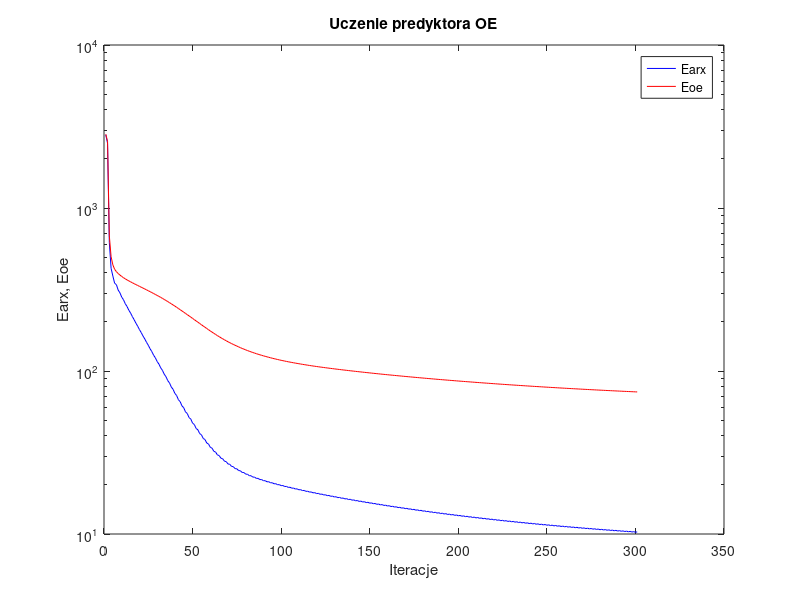
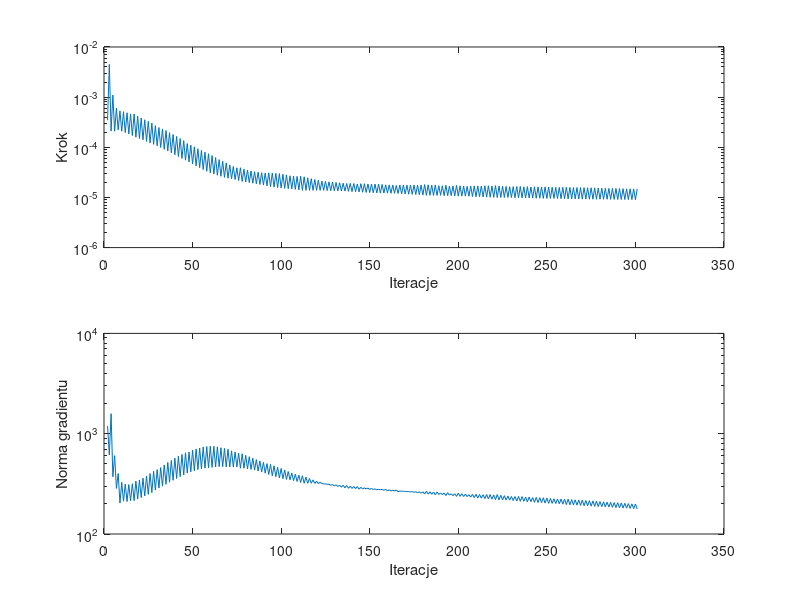

Reproduce these figures in MATLAB, in order.
%uczenie predyktora oe
clear all;
n=0; farx(n+1)=2.811833e+003; foe(n+1)=2.836847e+003; wspucz(n+1)=0.000000e+000; ng(n+1)=0.000000e+000;
n=1; farx(n+1)=2.497986e+003; foe(n+1)=2.564482e+003; krok(n+1)=3.473499e-004; ng(n+1)=1.191505e+003;
n=2; farx(n+1)=6.140020e+002; foe(n+1)=6.752933e+002; krok(n+1)=4.494346e-003; ng(n+1)=6.139671e+002;
n=3; farx(n+1)=4.267801e+002; foe(n+1)=5.025709e+002; krok(n+1)=2.108238e-004; ng(n+1)=1.584186e+003;
n=4; farx(n+1)=3.824513e+002; foe(n+1)=4.477451e+002; krok(n+1)=1.099965e-003; ng(n+1)=3.718424e+002;
n=5; farx(n+1)=3.455226e+002; foe(n+1)=4.207949e+002; krok(n+1)=2.093566e-004; ng(n+1)=6.035233e+002;
n=6; farx(n+1)=3.385330e+002; foe(n+1)=4.069342e+002; krok(n+1)=6.052069e-004; ng(n+1)=2.849600e+002;
n=7; farx(n+1)=3.137117e+002; foe(n+1)=3.963224e+002; krok(n+1)=2.224690e-004; ng(n+1)=4.009504e+002;
n=8; farx(n+1)=3.016830e+002; foe(n+1)=3.876567e+002; krok(n+1)=5.324041e-004; ng(n+1)=2.034642e+002;
n=9; farx(n+1)=2.839018e+002; foe(n+1)=3.802254e+002; krok(n+1)=2.087853e-004; ng(n+1)=3.276201e+002;
n=10; farx(n+1)=2.736930e+002; foe(n+1)=3.735959e+002; krok(n+1)=5.126539e-004; ng(n+1)=2.125905e+002;
n=11; farx(n+1)=2.587564e+002; foe(n+1)=3.676602e+002; krok(n+1)=1.963632e-004; ng(n+1)=3.146811e+002;
n=12; farx(n+1)=2.487396e+002; foe(n+1)=3.622083e+002; krok(n+1)=4.884852e-004; ng(n+1)=2.107680e+002;
n=13; farx(n+1)=2.361109e+002; foe(n+1)=3.571683e+002; krok(n+1)=1.845902e-004; ng(n+1)=3.108478e+002;
n=14; farx(n+1)=2.267936e+002; foe(n+1)=3.524228e+002; krok(n+1)=4.616173e-004; ng(n+1)=2.144626e+002;
n=15; farx(n+1)=2.158794e+002; foe(n+1)=3.479014e+002; krok(n+1)=1.711903e-004; ng(n+1)=3.171990e+002;
n=16; farx(n+1)=2.065102e+002; foe(n+1)=3.433737e+002; krok(n+1)=4.616173e-004; ng(n+1)=2.154588e+002;
n=17; farx(n+1)=1.966629e+002; foe(n+1)=3.390009e+002; krok(n+1)=1.592395e-004; ng(n+1)=3.373161e+002;
n=18; farx(n+1)=1.883940e+002; foe(n+1)=3.347969e+002; krok(n+1)=4.167959e-004; ng(n+1)=2.232875e+002;
n=19; farx(n+1)=1.795921e+002; foe(n+1)=3.306963e+002; krok(n+1)=1.500405e-004; ng(n+1)=3.458419e+002;
n=20; farx(n+1)=1.721339e+002; foe(n+1)=3.266318e+002; krok(n+1)=3.831728e-004; ng(n+1)=2.309426e+002;
n=21; farx(n+1)=1.641106e+002; foe(n+1)=3.226553e+002; krok(n+1)=1.408798e-004; ng(n+1)=3.599235e+002;
n=22; farx(n+1)=1.573954e+002; foe(n+1)=3.186728e+002; krok(n+1)=3.539254e-004; ng(n+1)=2.397265e+002;
n=23; farx(n+1)=1.499911e+002; foe(n+1)=3.147183e+002; krok(n+1)=1.312842e-004; ng(n+1)=3.790662e+002;
n=24; farx(n+1)=1.438924e+002; foe(n+1)=3.107407e+002; krok(n+1)=3.293253e-004; ng(n+1)=2.483899e+002;
n=25; farx(n+1)=1.370105e+002; foe(n+1)=3.067631e+002; krok(n+1)=1.218919e-004; ng(n+1)=4.009010e+002;
n=26; farx(n+1)=1.315051e+002; foe(n+1)=3.027517e+002; krok(n+1)=3.046485e-004; ng(n+1)=2.583004e+002;
n=27; farx(n+1)=1.250452e+002; foe(n+1)=2.987607e+002; krok(n+1)=1.144049e-004; ng(n+1)=4.222437e+002;
n=28; farx(n+1)=1.203837e+002; foe(n+1)=2.948259e+002; krok(n+1)=2.695564e-004; ng(n+1)=2.742076e+002;
n=29; farx(n+1)=1.143838e+002; foe(n+1)=2.908887e+002; krok(n+1)=1.070782e-004; ng(n+1)=4.381421e+002;
n=30; farx(n+1)=1.102316e+002; foe(n+1)=2.869033e+002; krok(n+1)=2.478682e-004; ng(n+1)=2.873077e+002;
n=31; farx(n+1)=1.046245e+002; foe(n+1)=2.829516e+002; krok(n+1)=9.926586e-005; ng(n+1)=4.598488e+002;
n=32; farx(n+1)=1.008688e+002; foe(n+1)=2.788859e+002; krok(n+1)=2.322394e-004; ng(n+1)=3.000215e+002;
n=33; farx(n+1)=9.559292e+001; foe(n+1)=2.748534e+002; krok(n+1)=9.119445e-005; ng(n+1)=4.887040e+002;
n=34; farx(n+1)=9.223054e+001; foe(n+1)=2.707099e+002; krok(n+1)=2.160041e-004; ng(n+1)=3.132341e+002;
n=35; farx(n+1)=8.726602e+001; foe(n+1)=2.666234e+002; krok(n+1)=8.408970e-005; ng(n+1)=5.170996e+002;
n=36; farx(n+1)=8.436505e+001; foe(n+1)=2.624665e+002; krok(n+1)=1.960919e-004; ng(n+1)=3.285411e+002;
n=37; farx(n+1)=7.973199e+001; foe(n+1)=2.583875e+002; krok(n+1)=7.765442e-005; ng(n+1)=5.414496e+002;
n=38; farx(n+1)=7.721291e+001; foe(n+1)=2.542174e+002; krok(n+1)=1.802468e-004; ng(n+1)=3.435872e+002;
n=39; farx(n+1)=7.288704e+001; foe(n+1)=2.501089e+002; krok(n+1)=7.103937e-005; ng(n+1)=5.712421e+002;
n=40; farx(n+1)=7.069912e+001; foe(n+1)=2.459180e+002; krok(n+1)=1.647729e-004; ng(n+1)=3.578464e+002;
n=41; farx(n+1)=6.668806e+001; foe(n+1)=2.418417e+002; krok(n+1)=6.531497e-005; ng(n+1)=5.966893e+002;
n=42; farx(n+1)=6.482964e+001; foe(n+1)=2.376878e+002; krok(n+1)=1.494509e-004; ng(n+1)=3.731857e+002;
n=43; farx(n+1)=6.112896e+001; foe(n+1)=2.336612e+002; krok(n+1)=5.993527e-005; ng(n+1)=6.216654e+002;
n=44; farx(n+1)=5.955194e+001; foe(n+1)=2.295628e+002; krok(n+1)=1.358214e-004; ng(n+1)=3.879257e+002;
n=45; farx(n+1)=5.613213e+001; foe(n+1)=2.256025e+002; krok(n+1)=5.538211e-005; ng(n+1)=6.460104e+002;
n=46; farx(n+1)=5.487989e+001; foe(n+1)=2.216671e+002; krok(n+1)=1.189563e-004; ng(n+1)=4.057127e+002;
n=47; farx(n+1)=5.179424e+001; foe(n+1)=2.178730e+002; krok(n+1)=5.111781e-005; ng(n+1)=6.576445e+002;
n=48; farx(n+1)=5.070366e+001; foe(n+1)=2.140048e+002; krok(n+1)=1.107642e-004; ng(n+1)=4.170796e+002;
n=49; farx(n+1)=4.788743e+001; foe(n+1)=2.102587e+002; krok(n+1)=4.646090e-005; ng(n+1)=6.851383e+002;
n=50; farx(n+1)=4.694128e+001; foe(n+1)=2.064826e+002; krok(n+1)=1.022675e-004; ng(n+1)=4.273358e+002;
n=51; farx(n+1)=4.439091e+001; foe(n+1)=2.028419e+002; krok(n+1)=4.264017e-005; ng(n+1)=7.050822e+002;
n=52; farx(n+1)=4.359679e+001; foe(n+1)=1.992209e+002; krok(n+1)=9.339144e-005; ng(n+1)=4.382683e+002;
n=53; farx(n+1)=4.130594e+001; foe(n+1)=1.957137e+002; krok(n+1)=3.922460e-005; ng(n+1)=7.200877e+002;
n=54; farx(n+1)=4.062752e+001; foe(n+1)=1.922497e+002; krok(n+1)=8.669030e-005; ng(n+1)=4.467498e+002;
n=55; farx(n+1)=3.856906e+001; foe(n+1)=1.888510e+002; krok(n+1)=3.601440e-005; ng(n+1)=7.373470e+002;
n=56; farx(n+1)=3.798778e+001; foe(n+1)=1.855525e+002; krok(n+1)=7.999634e-005; ng(n+1)=4.531489e+002;
n=57; farx(n+1)=3.615785e+001; foe(n+1)=1.823141e+002; krok(n+1)=3.333298e-005; ng(n+1)=7.448058e+002;
n=58; farx(n+1)=3.565774e+001; foe(n+1)=1.791894e+002; krok(n+1)=7.432247e-005; ng(n+1)=4.575035e+002;
n=59; farx(n+1)=3.402988e+001; foe(n+1)=1.761086e+002; krok(n+1)=3.104372e-005; ng(n+1)=7.499475e+002;
n=60; farx(n+1)=3.361292e+001; foe(n+1)=1.731902e+002; krok(n+1)=6.836820e-005; ng(n+1)=4.616735e+002;
n=61; farx(n+1)=3.216953e+001; foe(n+1)=1.702933e+002; krok(n+1)=2.921834e-005; ng(n+1)=7.477067e+002;
n=62; farx(n+1)=3.183473e+001; foe(n+1)=1.676052e+002; krok(n+1)=6.242959e-005; ng(n+1)=4.659420e+002;
n=63; farx(n+1)=3.055750e+001; foe(n+1)=1.649021e+002; krok(n+1)=2.769106e-005; ng(n+1)=7.400770e+002;
n=64; farx(n+1)=3.029220e+001; foe(n+1)=1.624375e+002; krok(n+1)=5.665485e-005; ng(n+1)=4.687738e+002;
n=65; farx(n+1)=2.916924e+001; foe(n+1)=1.599500e+002; krok(n+1)=2.642509e-005; ng(n+1)=7.243530e+002;
n=66; farx(n+1)=2.895596e+001; foe(n+1)=1.576845e+002; krok(n+1)=5.261508e-005; ng(n+1)=4.689038e+002;
n=67; farx(n+1)=2.795851e+001; foe(n+1)=1.553661e+002; krok(n+1)=2.518354e-005; ng(n+1)=7.137670e+002;
n=68; farx(n+1)=2.778789e+001; foe(n+1)=1.532859e+002; krok(n+1)=4.901091e-005; ng(n+1)=4.671140e+002;
n=69; farx(n+1)=2.689929e+001; foe(n+1)=1.511374e+002; krok(n+1)=2.418894e-005; ng(n+1)=6.997501e+002;
n=70; farx(n+1)=2.677016e+001; foe(n+1)=1.492448e+002; krok(n+1)=4.461789e-005; ng(n+1)=4.656759e+002;
n=71; farx(n+1)=2.598483e+001; foe(n+1)=1.472989e+002; krok(n+1)=2.352777e-005; ng(n+1)=6.742648e+002;
n=72; farx(n+1)=2.589137e+001; foe(n+1)=1.455796e+002; krok(n+1)=4.135969e-005; ng(n+1)=4.668625e+002;
n=73; farx(n+1)=2.518878e+001; foe(n+1)=1.437906e+002; krok(n+1)=2.277170e-005; ng(n+1)=6.553549e+002;
n=74; farx(n+1)=2.512083e+001; foe(n+1)=1.422176e+002; krok(n+1)=3.906606e-005; ng(n+1)=4.667680e+002;
n=75; farx(n+1)=2.449422e+001; foe(n+1)=1.405634e+002; krok(n+1)=2.170937e-005; ng(n+1)=6.390415e+002;
n=76; farx(n+1)=2.443061e+001; foe(n+1)=1.390769e+002; krok(n+1)=3.909086e-005; ng(n+1)=4.529630e+002;
n=77; farx(n+1)=2.385455e+001; foe(n+1)=1.375195e+002; krok(n+1)=2.092147e-005; ng(n+1)=6.310239e+002;
n=78; farx(n+1)=2.381401e+001; foe(n+1)=1.361696e+002; krok(n+1)=3.662258e-005; ng(n+1)=4.521249e+002;
n=79; farx(n+1)=2.329485e+001; foe(n+1)=1.347503e+002; krok(n+1)=2.031518e-005; ng(n+1)=6.082635e+002;
n=80; farx(n+1)=2.326761e+001; foe(n+1)=1.335054e+002; krok(n+1)=3.533295e-005; ng(n+1)=4.451574e+002;
n=81; farx(n+1)=2.279159e+001; foe(n+1)=1.321981e+002; krok(n+1)=1.976919e-005; ng(n+1)=5.902495e+002;
n=82; farx(n+1)=2.277951e+001; foe(n+1)=1.310605e+002; krok(n+1)=3.369455e-005; ng(n+1)=4.409269e+002;
n=83; farx(n+1)=2.234281e+001; foe(n+1)=1.298623e+002; krok(n+1)=1.924408e-005; ng(n+1)=5.700492e+002;
n=84; farx(n+1)=2.234089e+001; foe(n+1)=1.288135e+002; krok(n+1)=3.260477e-005; ng(n+1)=4.333543e+002;
n=85; farx(n+1)=2.193702e+001; foe(n+1)=1.277105e+002; krok(n+1)=1.870342e-005; ng(n+1)=5.516481e+002;
n=86; farx(n+1)=2.194289e+001; foe(n+1)=1.267393e+002; krok(n+1)=3.185663e-005; ng(n+1)=4.242153e+002;
n=87; farx(n+1)=2.156609e+001; foe(n+1)=1.257197e+002; krok(n+1)=1.816250e-005; ng(n+1)=5.349936e+002;
n=88; farx(n+1)=2.157809e+001; foe(n+1)=1.248182e+002; krok(n+1)=3.117191e-005; ng(n+1)=4.144521e+002;
n=89; farx(n+1)=2.122473e+001; foe(n+1)=1.238763e+002; krok(n+1)=1.766648e-005; ng(n+1)=5.179364e+002;
n=90; farx(n+1)=2.124204e+001; foe(n+1)=1.230376e+002; krok(n+1)=3.070301e-005; ng(n+1)=4.045325e+002;
n=91; farx(n+1)=2.090881e+001; foe(n+1)=1.221624e+002; krok(n+1)=1.709205e-005; ng(n+1)=5.030258e+002;
n=92; farx(n+1)=2.092869e+001; foe(n+1)=1.213729e+002; krok(n+1)=3.098519e-005; ng(n+1)=3.916335e+002;
n=93; farx(n+1)=2.060922e+001; foe(n+1)=1.205479e+002; krok(n+1)=1.649119e-005; ng(n+1)=4.933667e+002;
n=94; farx(n+1)=2.063114e+001; foe(n+1)=1.198059e+002; krok(n+1)=3.076914e-005; ng(n+1)=3.800688e+002;
n=95; farx(n+1)=2.032496e+001; foe(n+1)=1.190371e+002; krok(n+1)=1.608814e-005; ng(n+1)=4.789467e+002;
n=96; farx(n+1)=2.035077e+001; foe(n+1)=1.183457e+002; krok(n+1)=3.012115e-005; ng(n+1)=3.719837e+002;
n=97; farx(n+1)=2.005755e+001; foe(n+1)=1.176303e+002; krok(n+1)=1.568168e-005; ng(n+1)=4.637129e+002;
n=98; farx(n+1)=2.008471e+001; foe(n+1)=1.169785e+002; krok(n+1)=2.981309e-005; ng(n+1)=3.620493e+002;
n=99; farx(n+1)=1.980059e+001; foe(n+1)=1.163091e+002; krok(n+1)=1.538085e-005; ng(n+1)=4.500872e+002;
n=100; farx(n+1)=1.983146e+001; foe(n+1)=1.157015e+002; krok(n+1)=2.894239e-005; ng(n+1)=3.562880e+002;
n=101; farx(n+1)=1.955654e+001; foe(n+1)=1.150766e+002; krok(n+1)=1.511881e-005; ng(n+1)=4.351843e+002;
n=102; farx(n+1)=1.958957e+001; foe(n+1)=1.145061e+002; krok(n+1)=2.809248e-005; ng(n+1)=3.500690e+002;
n=103; farx(n+1)=1.932240e+001; foe(n+1)=1.139228e+002; krok(n+1)=1.496279e-005; ng(n+1)=4.198311e+002;
n=104; farx(n+1)=1.935892e+001; foe(n+1)=1.133892e+002; krok(n+1)=2.703468e-005; ng(n+1)=3.464955e+002;
n=105; farx(n+1)=1.909971e+001; foe(n+1)=1.128429e+002; krok(n+1)=1.476242e-005; ng(n+1)=4.051700e+002;
n=106; farx(n+1)=1.913782e+001; foe(n+1)=1.123366e+002; krok(n+1)=2.657240e-005; ng(n+1)=3.405338e+002;
n=107; farx(n+1)=1.888433e+001; foe(n+1)=1.118181e+002; krok(n+1)=1.448879e-005; ng(n+1)=3.947583e+002;
n=108; farx(n+1)=1.892333e+001; foe(n+1)=1.113343e+002; krok(n+1)=2.630754e-005; ng(n+1)=3.339586e+002;
n=109; farx(n+1)=1.867520e+001; foe(n+1)=1.108394e+002; krok(n+1)=1.416371e-005; ng(n+1)=3.860346e+002;
n=110; farx(n+1)=1.871417e+001; foe(n+1)=1.103723e+002; krok(n+1)=2.648762e-005; ng(n+1)=3.259295e+002;
n=111; farx(n+1)=1.846826e+001; foe(n+1)=1.098942e+002; krok(n+1)=1.386696e-005; ng(n+1)=3.809509e+002;
n=112; farx(n+1)=1.850781e+001; foe(n+1)=1.094468e+002; krok(n+1)=2.581106e-005; ng(n+1)=3.208385e+002;
n=113; farx(n+1)=1.826578e+001; foe(n+1)=1.089941e+002; krok(n+1)=1.384553e-005; ng(n+1)=3.689713e+002;
n=114; farx(n+1)=1.830925e+001; foe(n+1)=1.085716e+002; krok(n+1)=2.468559e-005; ng(n+1)=3.205822e+002;
n=115; farx(n+1)=1.807099e+001; foe(n+1)=1.081418e+002; krok(n+1)=1.384553e-005; ng(n+1)=3.573305e+002;
n=116; farx(n+1)=1.811783e+001; foe(n+1)=1.077406e+002; krok(n+1)=2.364703e-005; ng(n+1)=3.203297e+002;
n=117; farx(n+1)=1.788344e+001; foe(n+1)=1.073316e+002; krok(n+1)=1.384553e-005; ng(n+1)=3.461613e+002;
n=118; farx(n+1)=1.793285e+001; foe(n+1)=1.069481e+002; krok(n+1)=2.277085e-005; ng(n+1)=3.194479e+002;
n=119; farx(n+1)=1.770207e+001; foe(n+1)=1.065574e+002; krok(n+1)=1.384553e-005; ng(n+1)=3.358731e+002;
n=120; farx(n+1)=1.775396e+001; foe(n+1)=1.061891e+002; krok(n+1)=2.208984e-005; ng(n+1)=3.183727e+002;
n=121; farx(n+1)=1.752546e+001; foe(n+1)=1.058135e+002; krok(n+1)=1.384553e-005; ng(n+1)=3.276801e+002;
n=122; farx(n+1)=1.757944e+001; foe(n+1)=1.054597e+002; krok(n+1)=2.114892e-005; ng(n+1)=3.182772e+002;
n=123; farx(n+1)=1.735581e+001; foe(n+1)=1.051007e+002; krok(n+1)=1.386876e-005; ng(n+1)=3.165324e+002;
n=124; farx(n+1)=1.741163e+001; foe(n+1)=1.047576e+002; krok(n+1)=2.092658e-005; ng(n+1)=3.156641e+002;
n=125; farx(n+1)=1.718942e+001; foe(n+1)=1.044082e+002; krok(n+1)=1.372904e-005; ng(n+1)=3.127331e+002;
n=126; farx(n+1)=1.724649e+001; foe(n+1)=1.040752e+002; krok(n+1)=2.047978e-005; ng(n+1)=3.134902e+002;
n=127; farx(n+1)=1.702726e+001; foe(n+1)=1.037371e+002; krok(n+1)=1.366869e-005; ng(n+1)=3.060741e+002;
n=128; farx(n+1)=1.708574e+001; foe(n+1)=1.034132e+002; krok(n+1)=2.020969e-005; ng(n+1)=3.110254e+002;
n=129; farx(n+1)=1.686839e+001; foe(n+1)=1.030843e+002; krok(n+1)=1.357488e-005; ng(n+1)=3.016330e+002;
n=130; farx(n+1)=1.692844e+001; foe(n+1)=1.027691e+002; krok(n+1)=1.991107e-005; ng(n+1)=3.090612e+002;
n=131; farx(n+1)=1.671309e+001; foe(n+1)=1.024490e+002; krok(n+1)=1.348707e-005; ng(n+1)=2.972484e+002;
n=132; farx(n+1)=1.677448e+001; foe(n+1)=1.021418e+002; krok(n+1)=1.961746e-005; ng(n+1)=3.070135e+002;
n=133; farx(n+1)=1.656074e+001; foe(n+1)=1.018301e+002; krok(n+1)=1.344676e-005; ng(n+1)=2.927892e+002;
n=134; farx(n+1)=1.662401e+001; foe(n+1)=1.015313e+002; krok(n+1)=1.924408e-005; ng(n+1)=3.061551e+002;
n=135; farx(n+1)=1.641248e+001; foe(n+1)=1.012277e+002; krok(n+1)=1.338477e-005; ng(n+1)=2.884788e+002;
n=136; farx(n+1)=1.647699e+001; foe(n+1)=1.009360e+002; krok(n+1)=1.899564e-005; ng(n+1)=3.042200e+002;
n=137; farx(n+1)=1.626854e+001; foe(n+1)=1.006398e+002; krok(n+1)=1.323611e-005; ng(n+1)=2.855395e+002;
n=138; farx(n+1)=1.633324e+001; foe(n+1)=1.003531e+002; krok(n+1)=1.904168e-005; ng(n+1)=2.998518e+002;
n=139; farx(n+1)=1.612634e+001; foe(n+1)=1.000627e+002; krok(n+1)=1.308609e-005; ng(n+1)=2.846802e+002;
n=140; farx(n+1)=1.619199e+001; foe(n+1)=9.978187e+001; krok(n+1)=1.895309e-005; ng(n+1)=2.970954e+002;
n=141; farx(n+1)=1.598586e+001; foe(n+1)=9.949743e+001; krok(n+1)=1.302585e-005; ng(n+1)=2.836376e+002;
n=142; farx(n+1)=1.605304e+001; foe(n+1)=9.922360e+001; krok(n+1)=1.854561e-005; ng(n+1)=2.966839e+002;
n=143; farx(n+1)=1.585091e+001; foe(n+1)=9.894647e+001; krok(n+1)=1.290553e-005; ng(n+1)=2.798610e+002;
n=144; farx(n+1)=1.591829e+001; foe(n+1)=9.867640e+001; krok(n+1)=1.879985e-005; ng(n+1)=2.917133e+002;
n=145; farx(n+1)=1.571702e+001; foe(n+1)=9.840302e+001; krok(n+1)=1.268925e-005; ng(n+1)=2.816896e+002;
n=146; farx(n+1)=1.578497e+001; foe(n+1)=9.813762e+001; krok(n+1)=1.879985e-005; ng(n+1)=2.884946e+002;
n=147; farx(n+1)=1.558478e+001; foe(n+1)=9.786919e+001; krok(n+1)=1.259177e-005; ng(n+1)=2.812457e+002;
n=148; farx(n+1)=1.565375e+001; foe(n+1)=9.760940e+001; krok(n+1)=1.856031e-005; ng(n+1)=2.870230e+002;
n=149; farx(n+1)=1.545598e+001; foe(n+1)=9.734695e+001; krok(n+1)=1.251850e-005; ng(n+1)=2.785280e+002;
n=150; farx(n+1)=1.552565e+001; foe(n+1)=9.709186e+001; krok(n+1)=1.848840e-005; ng(n+1)=2.845252e+002;
n=151; farx(n+1)=1.532971e+001; foe(n+1)=9.683432e+001; krok(n+1)=1.240823e-005; ng(n+1)=2.774426e+002;
n=152; farx(n+1)=1.540002e+001; foe(n+1)=9.658369e+001; krok(n+1)=1.843594e-005; ng(n+1)=2.819730e+002;
n=153; farx(n+1)=1.520593e+001; foe(n+1)=9.633083e+001; krok(n+1)=1.229246e-005; ng(n+1)=2.765303e+002;
n=154; farx(n+1)=1.527688e+001; foe(n+1)=9.608439e+001; krok(n+1)=1.843074e-005; ng(n+1)=2.792957e+002;
n=155; farx(n+1)=1.508360e+001; foe(n+1)=9.583575e+001; krok(n+1)=1.222055e-005; ng(n+1)=2.762106e+002;
n=156; farx(n+1)=1.515558e+001; foe(n+1)=9.559455e+001; krok(n+1)=1.815690e-005; ng(n+1)=2.784652e+002;
n=157; farx(n+1)=1.496397e+001; foe(n+1)=9.535132e+001; krok(n+1)=1.222055e-005; ng(n+1)=2.732588e+002;
n=158; farx(n+1)=1.503689e+001; foe(n+1)=9.511530e+001; krok(n+1)=1.782892e-005; ng(n+1)=2.779566e+002;
n=159; farx(n+1)=1.484791e+001; foe(n+1)=9.487763e+001; krok(n+1)=1.219587e-005; ng(n+1)=2.695553e+002;
n=160; farx(n+1)=1.492153e+001; foe(n+1)=9.464570e+001; krok(n+1)=1.776662e-005; ng(n+1)=2.759390e+002;
n=161; farx(n+1)=1.473420e+001; foe(n+1)=9.441207e+001; krok(n+1)=1.209645e-005; ng(n+1)=2.687579e+002;
n=162; farx(n+1)=1.480833e+001; foe(n+1)=9.418393e+001; krok(n+1)=1.773106e-005; ng(n+1)=2.736594e+002;
n=163; farx(n+1)=1.462121e+001; foe(n+1)=9.395419e+001; krok(n+1)=1.209447e-005; ng(n+1)=2.680437e+002;
n=164; farx(n+1)=1.469674e+001; foe(n+1)=9.373151e+001; krok(n+1)=1.729605e-005; ng(n+1)=2.746073e+002;
n=165; farx(n+1)=1.451410e+001; foe(n+1)=9.350710e+001; krok(n+1)=1.197415e-005; ng(n+1)=2.638233e+002;
n=166; farx(n+1)=1.458882e+001; foe(n+1)=9.328599e+001; krok(n+1)=1.766648e-005; ng(n+1)=2.688612e+002;
n=167; farx(n+1)=1.440639e+001; foe(n+1)=9.306386e+001; krok(n+1)=1.182351e-005; ng(n+1)=2.661694e+002;
n=168; farx(n+1)=1.448186e+001; foe(n+1)=9.284654e+001; krok(n+1)=1.760998e-005; ng(n+1)=2.671877e+002;
n=169; farx(n+1)=1.430109e+001; foe(n+1)=9.262791e+001; krok(n+1)=1.171829e-005; ng(n+1)=2.656189e+002;
n=170; farx(n+1)=1.437680e+001; foe(n+1)=9.241378e+001; krok(n+1)=1.761549e-005; ng(n+1)=2.647072e+002;
n=171; farx(n+1)=1.419767e+001; foe(n+1)=9.219854e+001; krok(n+1)=1.161523e-005; ng(n+1)=2.650962e+002;
n=172; farx(n+1)=1.427367e+001; foe(n+1)=9.198753e+001; krok(n+1)=1.763687e-005; ng(n+1)=2.622731e+002;
n=173; farx(n+1)=1.409597e+001; foe(n+1)=9.177546e+001; krok(n+1)=1.151293e-005; ng(n+1)=2.648475e+002;
n=174; farx(n+1)=1.417227e+001; foe(n+1)=9.156758e+001; krok(n+1)=1.763687e-005; ng(n+1)=2.600237e+002;
n=175; farx(n+1)=1.399598e+001; foe(n+1)=9.135872e+001; krok(n+1)=1.142512e-005; ng(n+1)=2.643784e+002;
n=176; farx(n+1)=1.407254e+001; foe(n+1)=9.115405e+001; krok(n+1)=1.758806e-005; ng(n+1)=2.580512e+002;
n=177; farx(n+1)=1.389824e+001; foe(n+1)=9.094857e+001; krok(n+1)=1.132635e-005; ng(n+1)=2.633254e+002;
n=178; farx(n+1)=1.397482e+001; foe(n+1)=9.074649e+001; krok(n+1)=1.766648e-005; ng(n+1)=2.552438e+002;
n=179; farx(n+1)=1.380280e+001; foe(n+1)=9.054381e+001; krok(n+1)=1.115447e-005; ng(n+1)=2.633883e+002;
n=180; farx(n+1)=1.387917e+001; foe(n+1)=9.034306e+001; krok(n+1)=1.804864e-005; ng(n+1)=2.507511e+002;
n=181; farx(n+1)=1.370672e+001; foe(n+1)=9.014166e+001; krok(n+1)=1.103022e-005; ng(n+1)=2.663967e+002;
n=182; farx(n+1)=1.378344e+001; foe(n+1)=8.994465e+001; krok(n+1)=1.782892e-005; ng(n+1)=2.498620e+002;
n=183; farx(n+1)=1.361272e+001; foe(n+1)=8.974727e+001; krok(n+1)=1.103022e-005; ng(n+1)=2.636626e+002;
n=184; farx(n+1)=1.369011e+001; foe(n+1)=8.955398e+001; krok(n+1)=1.765974e-005; ng(n+1)=2.491398e+002;
n=185; farx(n+1)=1.352153e+001; foe(n+1)=8.936001e+001; krok(n+1)=1.095389e-005; ng(n+1)=2.619817e+002;
n=186; farx(n+1)=1.359899e+001; foe(n+1)=8.916907e+001; krok(n+1)=1.775984e-005; ng(n+1)=2.465156e+002;
n=187; farx(n+1)=1.343001e+001; foe(n+1)=8.897747e+001; krok(n+1)=1.095376e-005; ng(n+1)=2.623750e+002;
n=188; farx(n+1)=1.350806e+001; foe(n+1)=8.879142e+001; krok(n+1)=1.718695e-005; ng(n+1)=2.479284e+002;
n=189; farx(n+1)=1.334208e+001; foe(n+1)=8.860507e+001; krok(n+1)=1.103022e-005; ng(n+1)=2.563171e+002;
n=190; farx(n+1)=1.342090e+001; foe(n+1)=8.842239e+001; krok(n+1)=1.707914e-005; ng(n+1)=2.472356e+002;
n=191; farx(n+1)=1.325784e+001; foe(n+1)=8.823878e+001; krok(n+1)=1.085468e-005; ng(n+1)=2.555678e+002;
n=192; farx(n+1)=1.333568e+001; foe(n+1)=8.805657e+001; krok(n+1)=1.751338e-005; ng(n+1)=2.418950e+002;
n=193; farx(n+1)=1.317104e+001; foe(n+1)=8.787419e+001; krok(n+1)=1.083629e-005; ng(n+1)=2.580939e+002;
n=194; farx(n+1)=1.324965e+001; foe(n+1)=8.769706e+001; krok(n+1)=1.686358e-005; ng(n+1)=2.441269e+002;
n=195; farx(n+1)=1.308914e+001; foe(n+1)=8.751979e+001; krok(n+1)=1.085468e-005; ng(n+1)=2.516410e+002;
n=196; farx(n+1)=1.316743e+001; foe(n+1)=8.734445e+001; krok(n+1)=1.700060e-005; ng(n+1)=2.410976e+002;
n=197; farx(n+1)=1.300877e+001; foe(n+1)=8.716929e+001; krok(n+1)=1.069939e-005; ng(n+1)=2.520196e+002;
n=198; farx(n+1)=1.308700e+001; foe(n+1)=8.699510e+001; krok(n+1)=1.737277e-005; ng(n+1)=2.372027e+002;
n=199; farx(n+1)=1.292732e+001; foe(n+1)=8.682073e+001; krok(n+1)=1.061240e-005; ng(n+1)=2.551987e+002;
n=200; farx(n+1)=1.300617e+001; foe(n+1)=8.665026e+001; krok(n+1)=1.707914e-005; ng(n+1)=2.374928e+002;
n=201; farx(n+1)=1.284832e+001; foe(n+1)=8.647926e+001; krok(n+1)=1.061240e-005; ng(n+1)=2.524350e+002;
n=202; farx(n+1)=1.292722e+001; foe(n+1)=8.631161e+001; krok(n+1)=1.693219e-005; ng(n+1)=2.365033e+002;
n=203; farx(n+1)=1.277071e+001; foe(n+1)=8.614358e+001; krok(n+1)=1.061240e-005; ng(n+1)=2.503969e+002;
n=204; farx(n+1)=1.284943e+001; foe(n+1)=8.597895e+001; krok(n+1)=1.666649e-005; ng(n+1)=2.359834e+002;
n=205; farx(n+1)=1.269585e+001; foe(n+1)=8.581444e+001; krok(n+1)=1.057446e-005; ng(n+1)=2.468350e+002;
n=206; farx(n+1)=1.277460e+001; foe(n+1)=8.565138e+001; krok(n+1)=1.689056e-005; ng(n+1)=2.330716e+002;
n=207; farx(n+1)=1.262157e+001; foe(n+1)=8.548812e+001; krok(n+1)=1.044207e-005; ng(n+1)=2.486637e+002;
n=208; farx(n+1)=1.270018e+001; foe(n+1)=8.532698e+001; krok(n+1)=1.695813e-005; ng(n+1)=2.308560e+002;
n=209; farx(n+1)=1.254858e+001; foe(n+1)=8.516571e+001; krok(n+1)=1.033992e-005; ng(n+1)=2.485949e+002;
n=210; farx(n+1)=1.262649e+001; foe(n+1)=8.500620e+001; krok(n+1)=1.700060e-005; ng(n+1)=2.282549e+002;
n=211; farx(n+1)=1.247591e+001; foe(n+1)=8.484732e+001; krok(n+1)=1.031835e-005; ng(n+1)=2.474743e+002;
n=212; farx(n+1)=1.255423e+001; foe(n+1)=8.469059e+001; krok(n+1)=1.689172e-005; ng(n+1)=2.276085e+002;
n=213; farx(n+1)=1.240539e+001; foe(n+1)=8.453401e+001; krok(n+1)=1.023989e-005; ng(n+1)=2.464768e+002;
n=214; farx(n+1)=1.248379e+001; foe(n+1)=8.437888e+001; krok(n+1)=1.707914e-005; ng(n+1)=2.251253e+002;
n=215; farx(n+1)=1.233535e+001; foe(n+1)=8.422350e+001; krok(n+1)=1.013760e-005; ng(n+1)=2.479422e+002;
n=216; farx(n+1)=1.241370e+001; foe(n+1)=8.407046e+001; krok(n+1)=1.707914e-005; ng(n+1)=2.234955e+002;
n=217; farx(n+1)=1.226625e+001; foe(n+1)=8.391713e+001; krok(n+1)=1.009346e-005; ng(n+1)=2.473527e+002;
n=218; farx(n+1)=1.234433e+001; foe(n+1)=8.376648e+001; krok(n+1)=1.693774e-005; ng(n+1)=2.224119e+002;
n=219; farx(n+1)=1.219913e+001; foe(n+1)=8.361587e+001; krok(n+1)=1.003721e-005; ng(n+1)=2.451055e+002;
n=220; farx(n+1)=1.227742e+001; foe(n+1)=8.346659e+001; krok(n+1)=1.720017e-005; ng(n+1)=2.197923e+002;
n=221; farx(n+1)=1.213182e+001; foe(n+1)=8.331668e+001; krok(n+1)=9.952471e-006; ng(n+1)=2.474579e+002;
n=222; farx(n+1)=1.220951e+001; foe(n+1)=8.317005e+001; krok(n+1)=1.689172e-005; ng(n+1)=2.192571e+002;
n=223; farx(n+1)=1.206610e+001; foe(n+1)=8.302367e+001; krok(n+1)=9.999543e-006; ng(n+1)=2.431511e+002;
n=224; farx(n+1)=1.214388e+001; foe(n+1)=8.287962e+001; krok(n+1)=1.672925e-005; ng(n+1)=2.187459e+002;
n=225; farx(n+1)=1.200168e+001; foe(n+1)=8.273566e+001; krok(n+1)=9.999543e-006; ng(n+1)=2.413068e+002;
n=226; farx(n+1)=1.207941e+001; foe(n+1)=8.259412e+001; krok(n+1)=1.654527e-005; ng(n+1)=2.182390e+002;
n=227; farx(n+1)=1.193860e+001; foe(n+1)=8.245268e+001; krok(n+1)=1.000667e-005; ng(n+1)=2.390526e+002;
n=228; farx(n+1)=1.201617e+001; foe(n+1)=8.231354e+001; krok(n+1)=1.636503e-005; ng(n+1)=2.176584e+002;
n=229; farx(n+1)=1.187733e+001; foe(n+1)=8.217460e+001; krok(n+1)=9.975945e-006; ng(n+1)=2.367096e+002;
n=230; farx(n+1)=1.195461e+001; foe(n+1)=8.203705e+001; krok(n+1)=1.641304e-005; ng(n+1)=2.157349e+002;
n=231; farx(n+1)=1.181717e+001; foe(n+1)=8.189980e+001; krok(n+1)=9.888364e-006; ng(n+1)=2.363500e+002;
n=232; farx(n+1)=1.189421e+001; foe(n+1)=8.176352e+001; krok(n+1)=1.657544e-005; ng(n+1)=2.132971e+002;
n=233; farx(n+1)=1.175731e+001; foe(n+1)=8.162748e+001; krok(n+1)=9.808732e-006; ng(n+1)=2.371367e+002;
n=234; farx(n+1)=1.183411e+001; foe(n+1)=8.149301e+001; krok(n+1)=1.654943e-005; ng(n+1)=2.118759e+002;
n=235; farx(n+1)=1.169785e+001; foe(n+1)=8.135885e+001; krok(n+1)=9.809075e-006; ng(n+1)=2.361616e+002;
n=236; farx(n+1)=1.177469e+001; foe(n+1)=8.122698e+001; krok(n+1)=1.630719e-005; ng(n+1)=2.119050e+002;
n=237; farx(n+1)=1.164059e+001; foe(n+1)=8.109527e+001; krok(n+1)=9.772716e-006; ng(n+1)=2.336198e+002;
n=238; farx(n+1)=1.171700e+001; foe(n+1)=8.096466e+001; krok(n+1)=1.641304e-005; ng(n+1)=2.096407e+002;
n=239; farx(n+1)=1.158299e+001; foe(n+1)=8.083439e+001; krok(n+1)=9.766516e-006; ng(n+1)=2.336060e+002;
n=240; farx(n+1)=1.165950e+001; foe(n+1)=8.070650e+001; krok(n+1)=1.611823e-005; ng(n+1)=2.100760e+002;
n=241; farx(n+1)=1.152804e+001; foe(n+1)=8.057873e+001; krok(n+1)=9.716744e-006; ng(n+1)=2.307131e+002;
n=242; farx(n+1)=1.160399e+001; foe(n+1)=8.045165e+001; krok(n+1)=1.633809e-005; ng(n+1)=2.071085e+002;
n=243; farx(n+1)=1.147289e+001; foe(n+1)=8.032493e+001; krok(n+1)=9.647596e-006; ng(n+1)=2.315579e+002;
n=244; farx(n+1)=1.154856e+001; foe(n+1)=8.019969e+001; krok(n+1)=1.625849e-005; ng(n+1)=2.060354e+002;
n=245; farx(n+1)=1.141852e+001; foe(n+1)=8.007488e+001; krok(n+1)=9.640490e-006; ng(n+1)=2.300857e+002;
n=246; farx(n+1)=1.149449e+001; foe(n+1)=7.995168e+001; krok(n+1)=1.621284e-005; ng(n+1)=2.054242e+002;
n=247; farx(n+1)=1.136560e+001; foe(n+1)=7.982830e+001; krok(n+1)=9.564320e-006; ng(n+1)=2.298422e+002;
n=248; farx(n+1)=1.144079e+001; foe(n+1)=7.970631e+001; krok(n+1)=1.622915e-005; ng(n+1)=2.033647e+002;
n=249; farx(n+1)=1.131313e+001; foe(n+1)=7.958474e+001; krok(n+1)=9.538947e-006; ng(n+1)=2.284761e+002;
n=250; farx(n+1)=1.138774e+001; foe(n+1)=7.946444e+001; krok(n+1)=1.611741e-005; ng(n+1)=2.022131e+002;
n=251; farx(n+1)=1.126117e+001; foe(n+1)=7.934495e+001; krok(n+1)=9.564320e-006; ng(n+1)=2.263001e+002;
n=252; farx(n+1)=1.133594e+001; foe(n+1)=7.922689e+001; krok(n+1)=1.595012e-005; ng(n+1)=2.021562e+002;
n=253; farx(n+1)=1.121047e+001; foe(n+1)=7.910920e+001; krok(n+1)=9.555815e-006; ng(n+1)=2.247827e+002;
n=254; farx(n+1)=1.128521e+001; foe(n+1)=7.899295e+001; krok(n+1)=1.587668e-005; ng(n+1)=2.014187e+002;
n=255; farx(n+1)=1.116083e+001; foe(n+1)=7.887685e+001; krok(n+1)=9.520265e-006; ng(n+1)=2.238064e+002;
n=256; farx(n+1)=1.123519e+001; foe(n+1)=7.876213e+001; krok(n+1)=1.583652e-005; ng(n+1)=2.001660e+002;
n=257; farx(n+1)=1.111210e+001; foe(n+1)=7.864765e+001; krok(n+1)=9.479621e-006; ng(n+1)=2.226189e+002;
n=258; farx(n+1)=1.118619e+001; foe(n+1)=7.853426e+001; krok(n+1)=1.587668e-005; ng(n+1)=1.985999e+002;
n=259; farx(n+1)=1.106417e+001; foe(n+1)=7.842109e+001; krok(n+1)=9.410994e-006; ng(n+1)=2.222900e+002;
n=260; farx(n+1)=1.113790e+001; foe(n+1)=7.830885e+001; krok(n+1)=1.596631e-005; ng(n+1)=1.967091e+002;
n=261; farx(n+1)=1.101657e+001; foe(n+1)=7.819685e+001; krok(n+1)=9.359580e-006; ng(n+1)=2.222608e+002;
n=262; farx(n+1)=1.108975e+001; foe(n+1)=7.808612e+001; krok(n+1)=1.588017e-005; ng(n+1)=1.955623e+002;
n=263; farx(n+1)=1.096953e+001; foe(n+1)=7.797592e+001; krok(n+1)=9.365562e-006; ng(n+1)=2.204185e+002;
n=264; farx(n+1)=1.104265e+001; foe(n+1)=7.786699e+001; krok(n+1)=1.577348e-005; ng(n+1)=1.950466e+002;
n=265; farx(n+1)=1.092355e+001; foe(n+1)=7.775836e+001; krok(n+1)=9.340678e-006; ng(n+1)=2.191562e+002;
n=266; farx(n+1)=1.099651e+001; foe(n+1)=7.765087e+001; krok(n+1)=1.576802e-005; ng(n+1)=1.939146e+002;
n=267; farx(n+1)=1.087825e+001; foe(n+1)=7.754353e+001; krok(n+1)=9.301319e-006; ng(n+1)=2.186274e+002;
n=268; farx(n+1)=1.095088e+001; foe(n+1)=7.743749e+001; krok(n+1)=1.572983e-005; ng(n+1)=1.928059e+002;
n=269; farx(n+1)=1.083376e+001; foe(n+1)=7.733160e+001; krok(n+1)=9.263865e-006; ng(n+1)=2.175799e+002;
n=270; farx(n+1)=1.090575e+001; foe(n+1)=7.722683e+001; krok(n+1)=1.568168e-005; ng(n+1)=1.914055e+002;
n=271; farx(n+1)=1.078969e+001; foe(n+1)=7.712257e+001; krok(n+1)=9.263865e-006; ng(n+1)=2.159228e+002;
n=272; farx(n+1)=1.086163e+001; foe(n+1)=7.701943e+001; krok(n+1)=1.561223e-005; ng(n+1)=1.907838e+002;
n=273; farx(n+1)=1.074659e+001; foe(n+1)=7.691652e+001; krok(n+1)=9.225986e-006; ng(n+1)=2.150563e+002;
n=274; farx(n+1)=1.081805e+001; foe(n+1)=7.681464e+001; krok(n+1)=1.558595e-005; ng(n+1)=1.894807e+002;
n=275; farx(n+1)=1.070399e+001; foe(n+1)=7.671316e+001; krok(n+1)=9.207477e-006; ng(n+1)=2.138700e+002;
n=276; farx(n+1)=1.077515e+001; foe(n+1)=7.661272e+001; krok(n+1)=1.552186e-005; ng(n+1)=1.885716e+002;
n=277; farx(n+1)=1.066210e+001; foe(n+1)=7.651266e+001; krok(n+1)=9.188990e-006; ng(n+1)=2.126383e+002;
n=278; farx(n+1)=1.073260e+001; foe(n+1)=7.641362e+001; krok(n+1)=1.539716e-005; ng(n+1)=1.876254e+002;
n=279; farx(n+1)=1.062066e+001; foe(n+1)=7.631530e+001; krok(n+1)=9.217968e-006; ng(n+1)=2.103588e+002;
n=280; farx(n+1)=1.069121e+001; foe(n+1)=7.621797e+001; krok(n+1)=1.527639e-005; ng(n+1)=1.874434e+002;
n=281; farx(n+1)=1.058023e+001; foe(n+1)=7.612099e+001; krok(n+1)=9.196428e-006; ng(n+1)=2.092406e+002;
n=282; farx(n+1)=1.065030e+001; foe(n+1)=7.602498e+001; krok(n+1)=1.519948e-005; ng(n+1)=1.864576e+002;
n=283; farx(n+1)=1.054035e+001; foe(n+1)=7.592946e+001; krok(n+1)=9.195979e-006; ng(n+1)=2.076472e+002;
n=284; farx(n+1)=1.061035e+001; foe(n+1)=7.583488e+001; krok(n+1)=1.515170e-005; ng(n+1)=1.857912e+002;
n=285; farx(n+1)=1.050130e+001; foe(n+1)=7.574053e+001; krok(n+1)=9.155646e-006; ng(n+1)=2.069753e+002;
n=286; farx(n+1)=1.057076e+001; foe(n+1)=7.564709e+001; krok(n+1)=1.511997e-005; ng(n+1)=1.845195e+002;
n=287; farx(n+1)=1.046272e+001; foe(n+1)=7.555407e+001; krok(n+1)=9.139546e-006; ng(n+1)=2.056757e+002;
n=288; farx(n+1)=1.053205e+001; foe(n+1)=7.546190e+001; krok(n+1)=1.511881e-005; ng(n+1)=1.835595e+002;
n=289; farx(n+1)=1.042473e+001; foe(n+1)=7.536991e+001; krok(n+1)=9.098741e-006; ng(n+1)=2.053066e+002;
n=290; farx(n+1)=1.049356e+001; foe(n+1)=7.527893e+001; krok(n+1)=1.506473e-005; ng(n+1)=1.824737e+002;
n=291; farx(n+1)=1.038723e+001; foe(n+1)=7.518828e+001; krok(n+1)=9.089066e-006; ng(n+1)=2.038905e+002;
n=292; farx(n+1)=1.045559e+001; foe(n+1)=7.509856e+001; krok(n+1)=1.497616e-005; ng(n+1)=1.816222e+002;
n=293; farx(n+1)=1.035020e+001; foe(n+1)=7.500930e+001; krok(n+1)=9.098741e-006; ng(n+1)=2.022501e+002;
n=294; farx(n+1)=1.041833e+001; foe(n+1)=7.492100e+001; krok(n+1)=1.486240e-005; ng(n+1)=1.811944e+002;
n=295; farx(n+1)=1.031403e+001; foe(n+1)=7.483304e+001; krok(n+1)=9.081828e-006; ng(n+1)=2.008013e+002;
n=296; farx(n+1)=1.038177e+001; foe(n+1)=7.474585e+001; krok(n+1)=1.484241e-005; ng(n+1)=1.800792e+002;
n=297; farx(n+1)=1.027829e+001; foe(n+1)=7.465903e+001; krok(n+1)=9.062615e-006; ng(n+1)=1.998597e+002;
n=298; farx(n+1)=1.034584e+001; foe(n+1)=7.457305e+001; krok(n+1)=1.481560e-005; ng(n+1)=1.792408e+002;
n=299; farx(n+1)=1.024330e+001; foe(n+1)=7.448727e+001; krok(n+1)=9.015490e-006; ng(n+1)=1.991935e+002;
n=300; farx(n+1)=1.031033e+001; foe(n+1)=7.440221e+001; krok(n+1)=1.484241e-005; ng(n+1)=1.777494e+002;

figure; semilogy(farx,'b'); hold on; semilogy(foe,'r'); xlabel('Iteracje'); ylabel('Earx, Eoe'); legend('Earx','Eoe'); title('Uczenie predyktora OE');
figure; subplot(2,1,1); semilogy(krok); xlabel('Iteracje'); ylabel('Krok');
subplot(2,1,2); semilogy(ng); xlabel('Iteracje'); ylabel('Norma gradientu');
Earx=farx(n+1)
Eoe=foe(n+1)
